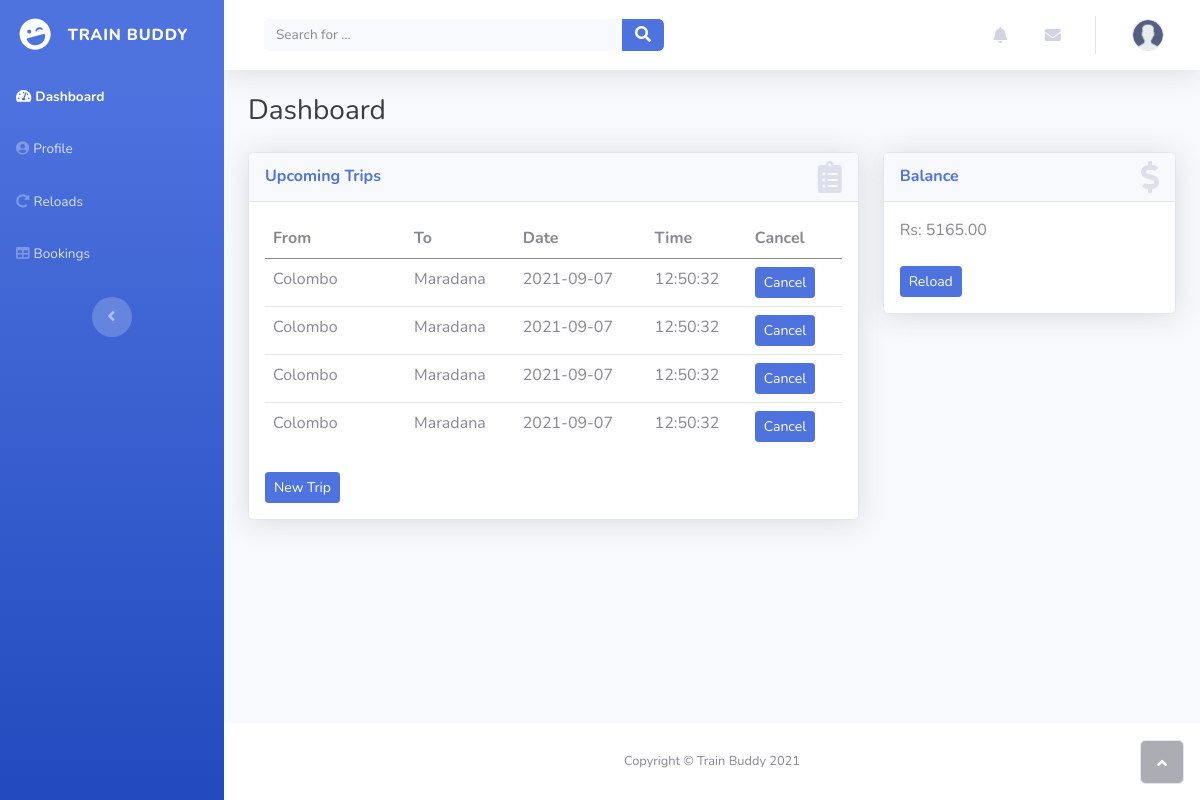
Page /index.php?dashboard on the committed database.
### tables this page shows
CREATE TABLE `trip` (
  `id` int(11) NOT NULL,
  `ffrom` varchar(50) NOT NULL,
  `tto` varchar(50) NOT NULL,
  `date` date NOT NULL,
  `time` time NOT NULL,
  `train_id` int(11) NOT NULL,
  `block_id` int(11) NOT NULL,
  `seat_id` int(11) NOT NULL
);

CREATE TABLE `user` (
  `nic` varchar(20) NOT NULL,
  `firstname` varchar(30) NOT NULL,
  `lastname` varchar(30) NOT NULL,
  `telephone` int(10) NOT NULL,
  `email` varchar(50) NOT NULL,
  `password` varchar(20) NOT NULL,
  `balance` double NOT NULL
);

### includes/Ticket.php (called while the page is built, shortened)
<?php
class Ticket
{
    public function getDetails()
    {
        include('db.php');
        $sql = 'SELECT * FROM `trip`';
        return mysqli_query($conn, $sql);
    }
}

### dashboard.php (the view, shortened to what this page needs)
<?php
$balance_query = 'SELECT `balance` FROM `user` WHERE `nic` = "971834521v"';
$balance_result = mysqli_query($conn,$balance_query);
$balance = $balance_result->fetch_assoc();
?>
<div id="content">
    <div class="container-fluid">
        <div class="d-sm-flex justify-content-between align-items-center mb-4">
            <h3 class="text-dark mb-0">Dashboard</h3>
        </div>
        <div class="row">
            <div class="col-lg-7 col-xl-8">
                <div class="card shadow mb-4">
                    <div class="card-header d-flex justify-content-between align-items-center">
                        <h6 class="text-primary fw-bold m-0">Upcoming Trips</h6><i class="fas fa-clipboard-list fa-2x text-gray-300"></i>
                    </div>
                    <div class="card-body">
                        <div class="table-responsive" style="max-height: 230px; overflow-y: scroll;">
                            <table class="table">
                                <thead>
                                    <tr>
                                        <th>From</th>
                                        <th>To</th>
                                        <th>Date</th>
                                        <th>Time</th>
                                        <th>Cancel</th>
                                    </tr>
                                </thead>
                                <tbody>
                                    <?php
                                    $trip = new Ticket();
                                    $result = $trip->getDetails();
                                    while ($row = $result->fetch_assoc()) {
                                    ?><tr>
                                            <td><?php echo  $row["ffrom"] ?></td>
                                            <td><?php echo  $row["tto"] ?></td>
                                            <td><?php echo  $row["date"] ?></td>
                                            <td><?php echo  $row["time"] ?></td>
                                            <td>
                                                    <div class="text-center small"></div><button onclick="cancelClick(<?php echo  $row['id']?>)" class="btn btn-primary btn-sm" type="submit">Cancel</button>
                                            </td>
                                        </tr>
                                    <?php } ?>
                                </tbody>
                            </table>
                        </div><a href="index.php?booking"><button class="btn btn-primary btn-sm mt-4" type="submit">New Trip</button></a>
                    </div>
                </div>
            </div>
            <div class="col-lg-5 col-xl-4">
                <div class="card shadow mb-4">
                    <div class="card-header d-flex justify-content-between align-items-center">
                        <h6 class="text-primary fw-bold m-0">Balance</h6><i class="fas fa-dollar-sign fa-2x text-gray-300"></i>
                    </div>
                    <div class="card-body"><span>Rs: <?php echo number_format((float)$balance['balance'], 2, '.', ''); ?></span>
                        <a href="./Reload.html">
                            <div class="text-center small mt-4"></div><button class="btn btn-primary btn-sm" type="submit">Reload</button>
                        </a>
                    </div>
                </div>
            </div>
        </div>
    </div>
</div>

### rows in the picture
trip: ffrom "Colombo", tto "Maradana", date "2021-09-07", time "12:50:32"
trip: ffrom "Colombo", tto "Maradana", date "2021-09-07", time "12:50:32"
trip: ffrom "Colombo", tto "Maradana", date "2021-09-07", time "12:50:32"
trip: ffrom "Colombo", tto "Maradana", date "2021-09-07", time "12:50:32"
user: balance "5165.00"
